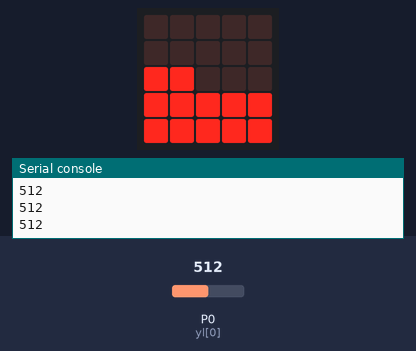
A program run on a simulated BBC micro:bit running MicroPython. On the bench: the board's 5×5 LED display, the last lines printed to the serial console. The test bench sets the inputs (shaded band); at power-on: P0 (yl[0]) = 512 (analog values on the 0–1023 scale).

Above: at 1.2 s.
1.3 s: P0 (yl[0]) set to 716
At 2.2 s:
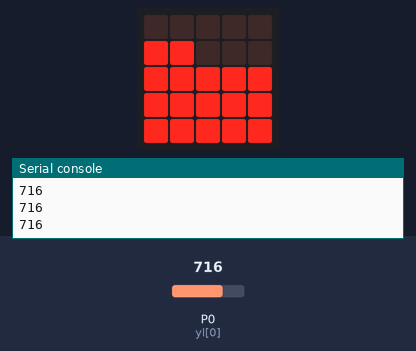
2.8 s: P0 (yl[0]) set to 900
At 3.4 s:
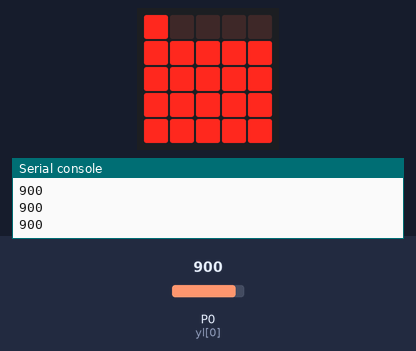
4.3 s: P0 (yl[0]) set to 1023
At 5.5 s:
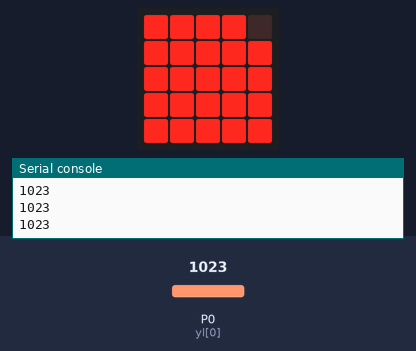
5.8 s: P0 (yl[0]) set to 306
At 6.8 s:
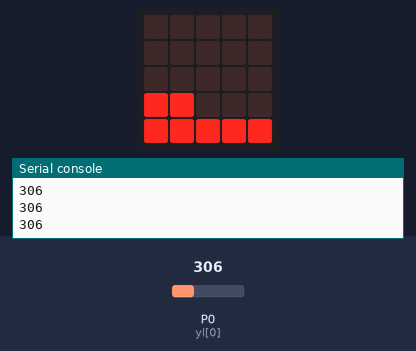
7.3 s: P0 (yl[0]) set to 122
At 7.9 s:
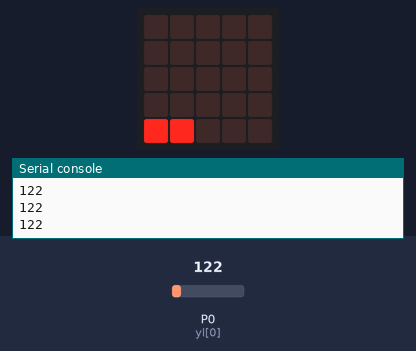
8.8 s: P0 (yl[0]) set to 0
At 10.3 s:
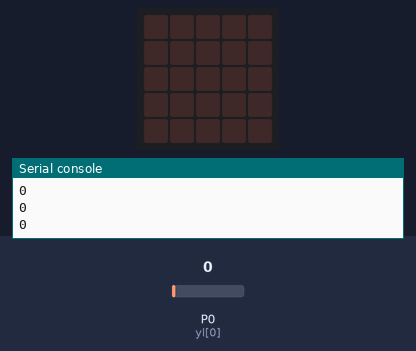
Timing chart, 0 to 11.3 s (numbered marks = the images above; inputs shaded):
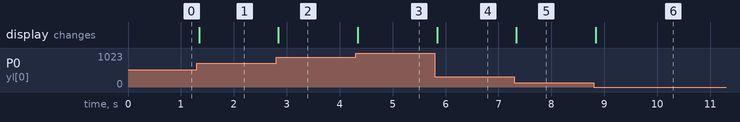

The program:

ledBarControl.py
```python
from microbit import *

# from https://github.com/rcolistete/Plots_MicroPython_Microbit
def plot_bar_pixels(value, pixelscale, fromtop = False):
    for y in range(5):
        for x in range(5):
            if fromtop:
                yl = y
            else:
                yl = 4-y
            diff = value - ((x + 1) + y*5)*pixelscale
            if diff >= 0:
                display.set_pixel(x, yl, 9)
            else:
                display.set_pixel(x, yl, 0)


while True:
    v = pin0.read_analog()
    print(v)
    plot_bar_pixels(v,1024/25)
```

Measured:
- after the input at 1.3 s, the display: changes at once (image 1)
- after the input at 2.8 s, the display: changes at once (image 2)
- after the input at 4.3 s, the display: changes at once (image 3)
- after the input at 5.8 s, the display: changes at once (image 4)
- after the input at 7.3 s, the display: changes at once (image 5)
- after the input at 8.8 s, the display: changes at once (image 6)
